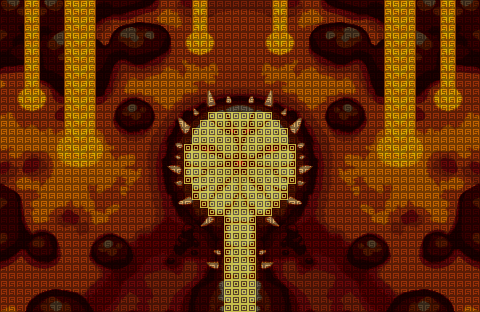

This is a level from a 2D game, rendered from its Tiled map with the project's own tilesets. A one-line summary and the map file follow, with tile-layer data summarised:
An orthogonal 60x39 tile map with 8x8 px tiles, 2 tile layers (Calque de Tile 1, Calque 2), 3 tilesets.

<map version="1.0" tiledversion="1.0.2" orientation="orthogonal" renderorder="left-up" width="60" height="39" tilewidth="8" tileheight="8" nextobjectid="1">
 <tileset firstgid="1" source="volcanicpit.tsx" />
 <tileset firstgid="2341" source="terrain.tsx" />
 <tileset firstgid="2343" source="terrain.tsx" />
 <layer name="Calque de Tile 1" width="60" height="39">
  <data>[2340 cells, 2340 non-empty, 2340 distinct tile ids]</data>
 </layer>
 <layer name="Calque 2" width="60" height="39">
  <data>[2340 cells, 2340 non-empty, 2 distinct tile ids]</data>
 </layer>
</map>
